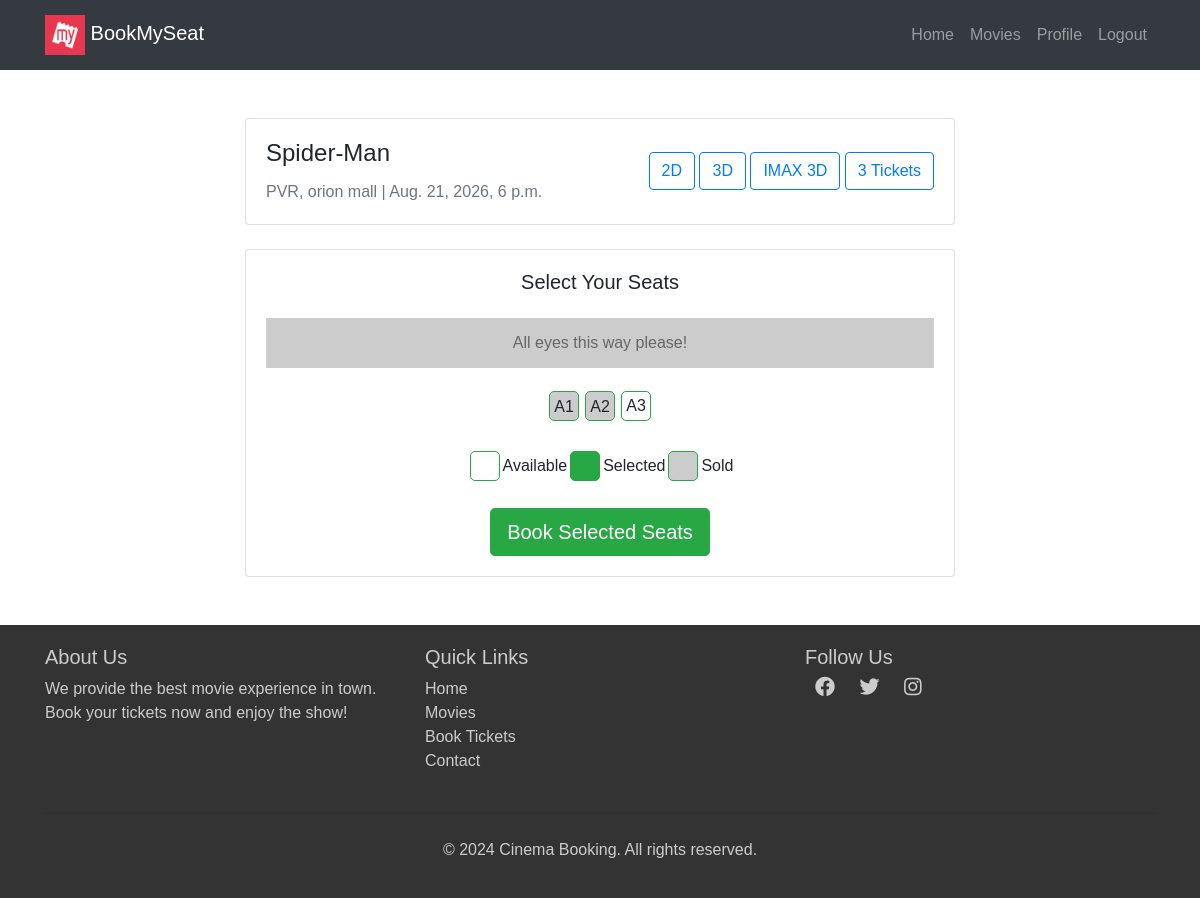
/movies/theater/1/book/ (signed in), run on the app's committed database.
### movies/models.py (models this page shows, shortened)
class Theater(models.Model):
    name = models.CharField(max_length=255)
    movie = models.ForeignKey(Movie, on_delete=models.CASCADE, related_name='theaters')
    time = models.DateTimeField()

class Movie(models.Model):
    name = models.CharField(max_length=255)
    image = models.ImageField(upload_to='movies/')
    rating = models.DecimalField(max_digits=3, decimal_places=1)
    cast = models.TextField()
    description = models.TextField(blank=True, null=True)

class Seat(models.Model):
    theater = models.ForeignKey(Theater, on_delete=models.CASCADE, related_name='seats')
    seat_number = models.CharField(max_length=10)
    is_booked = models.BooleanField(default=False)

### movies/views.py (the view, shortened to what this page needs)
# urls.py: path('theater/<int:theater_id>/book/', views.book_seats, name='book_seats'),
@login_required(login_url='/login/')
def book_seats(request, theater_id):
    theater = get_object_or_404(Theater, id=theater_id)
    seats = Seat.objects.filter(theater=theater)
    return render(request, 'movies/seat_selection.html', {
        'theater': theater,
        'seats': seats
    })

### templates/movies/seat_selection.html (shortened to what this page needs)
{% extends "users/basic.html" %} {% block content %}
<div class="container mt-5">
  <div class="row">
    <div class="col-lg-8 mx-auto">
      <div class="card mb-4">
        <div class="card-body">
          <div
            class="d-flex justify-content-between align-items-center flex-wrap"
          >
            <div>
              <h4 class="card-title">{{ theater.movie.name }}</h4>
              <p class="card-text text-muted">
                {{ theater.name }} | {{ theater.time }}
              </p>
            </div>
            <div class="mt-2 mt-sm-0">
              <button class="btn btn-outline-primary me-2 mb-2 mb-sm-0">
                2D
              </button>
              <button class="btn btn-outline-primary me-2 mb-2 mb-sm-0">
                3D
              </button>
              <button class="btn btn-outline-primary mb-2 mb-sm-0">
                IMAX 3D
              </button>
              <button class="btn btn-outline-primary mb-2 mb-sm-0">
                {{seats|length}} Tickets
              </button>
            </div>
          </div>
        </div>
      </div>
      <div class="card">
        <div class="card-body">
          <h5 class="card-title text-center mb-4">Select Your Seats</h5>
          <div class="screen">All eyes this way please!</div>
          <form method="POST">
            <div class="d-flex justify-content-center flex-wrap mb-4">
              {% for seat in seats %}
              <div class="seat {% if seat.is_booked %}sold{% endif %}">
                {% if not seat.is_booked %}
                <label
                  for="seat-{{ seat.id }}"
                  class="w-100 h-100 d-flex align-items-center justify-content-center"
                  >{{ seat.seat_number }}</label
                >
                {% else %} {{ seat.seat_number }} {% endif %}
              </div>
              {% endfor %}
            </div>
            <div class="d-flex justify-content-center mb-4">
              <div class="d-flex align-items-center me-4">
                <div class="seat" style="background-color: white"></div>
                <span class="ms-2">Available</span>
              </div>
              <div class="d-flex align-items-center me-4">
                <div class="seat selected"></div>
                <span class="ms-2">Selected</span>
              </div>
              <div class="d-flex align-items-center">
                <div class="seat sold"></div>
                <span class="ms-2">Sold</span>
              </div>
            </div>
            <div class="text-center">
              <button type="submit" class="btn btn-success btn-lg">
                Book Selected Seats
              </button>
            </div>
          </form>
        </div>
      </div>
    </div>
  </div>
</div>
{% endblock %}

### templates/users/basic.html (style rules this page uses)
body { font-family: Arial, sans-serif; }

### templates/movies/seat_selection.html (style rules this page uses)
body { font-family: Arial, sans-serif; }
.seat { width: 30px; height: 30px; border: 1px solid #28a745; margin: 3px; text-align: center; line-height: 30px; cursor: pointer; border-radius: 5px; transition: background-color 0.3s, color 0.3s; }
.seat.selected { background-color: #28a745; color: white; }
.seat.sold { background-color: #ccc; cursor: not-allowed; }
.screen { margin: 20px 0; background-color: #ccc; height: 50px; text-align: center; line-height: 50px; color: #666; }

### data on the page
Theater: movie.name "Spider-Man", name "PVR, orion mall", time "Aug. 21, 2026, 6 p.m."
Seat: seat_number "A1"
Seat: seat_number "A2"
Seat: seat_number "A3"

### other printed values
{{ seats|length }} "3"
